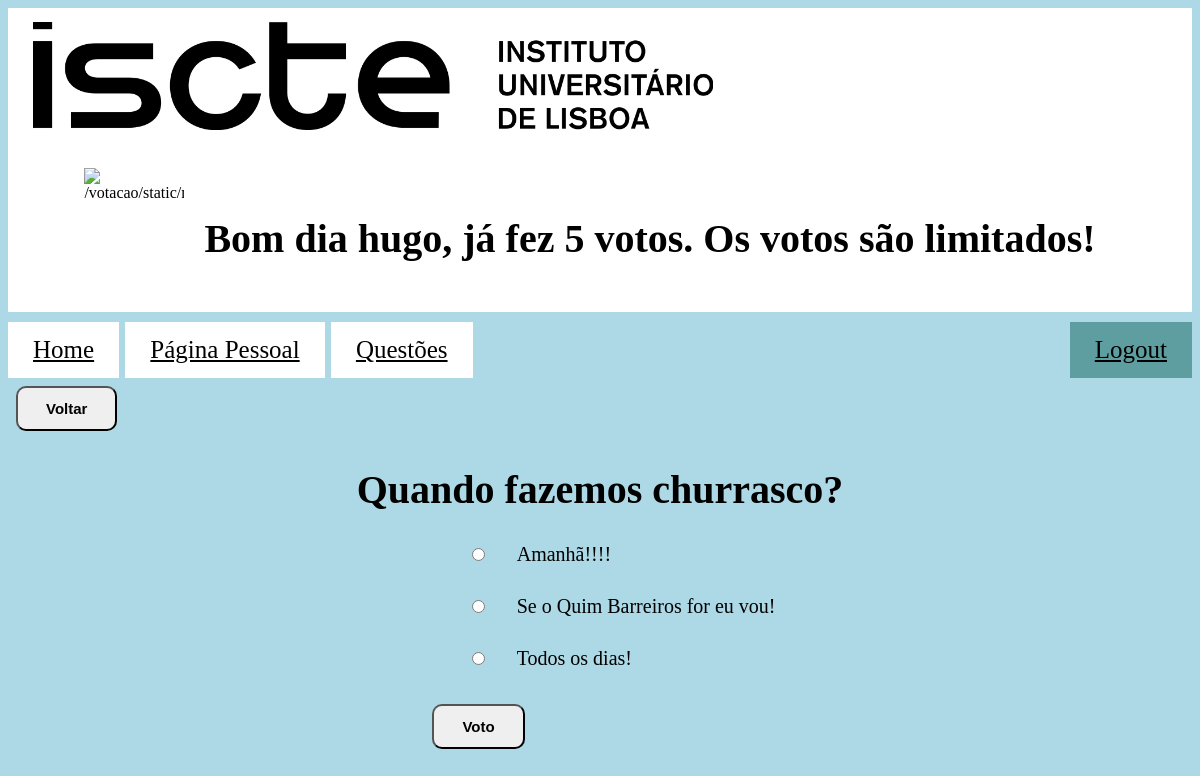
Before: /votacao/3 (signed in) with the older database file.
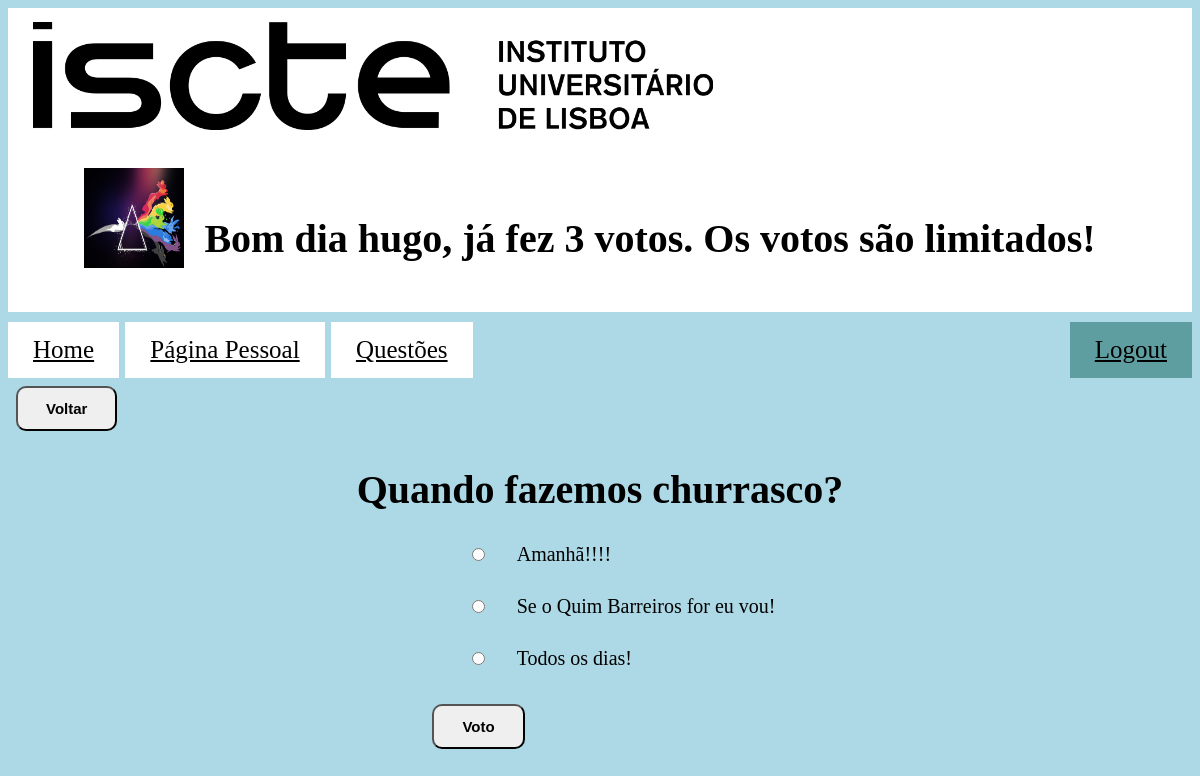
After: the same page with the newer database file.
### votacao/models.py (models this page shows)
class Aluno(models.Model):
    user = models.OneToOneField(User, on_delete=models.CASCADE)
    curso = models.CharField(max_length=100)
    numero_grupo=12
    grupo = models.IntegerField(default=numero_grupo)
    votos = models.IntegerField(default=numero_grupo + 10)
    avatar = models.CharField(default='default', max_length=1000)

### votacao/views.py (the view)
# urls.py: path('<int:questao_id>', views.detalhe, name='detalhe'),
@login_required(login_url='/votacao/')
def detalhe(request, questao_id):
    questao = get_object_or_404(Questao, pk=questao_id)
    aluno = Aluno.objects.get(user_id=request.user.id)
    resultado = aluno.grupo + 10 - aluno.votos
    context = {
        'aluno': aluno,
        "resultado": resultado,
        "questao": questao}
    return render(request, 'votacao/detalhe.html', context)

### votacao/templates/votacao/detalhe.html (shortened to what this page needs)
{% extends "votacao/index.html" %}
{% block navegacao %}
<a href="{% url 'votacao:index' %}">Home</a>
{% endblock %}
{% block conteudo %}
<h1>{{ questao.questao_texto }}</h1>
<form action="{% url 'votacao:voto' questao.id %}" method="post">
    {% for opcao in questao.opcao_set.all %}
        <p style="text-align: left">
             <input type="radio" name="opcao" id="opcao{{ forloop.counter }}" value="{{ opcao.id }}" />
            <label for="opcao{{ forloop.counter }}">{{ opcao.opcao_texto }}</label>
        </p>
        <br>
    {% endfor %}
    {% if not user.is_superuser %}
        <input type="submit" value="Voto" />
    {% endif %}
</form>
{% endblock %}

### votacao/templates/votacao/index.html (shortened to what this page needs)
<!DOCTYPE html>
<html lang="en">
<head>
    {% load static %}
    <link rel="stylesheet" type="text/css" href="{% static 'votacao/css/styles.css' %}">
</head>
<header>
    <a href="https://www.iscte-iul.pt/">{% load static %}
        <img class="logo" src="{% static 'votacao/images/iscte.gif' %}" alt="image not found"
             title="https://www.iscte-iul.pt/">
    </a>
    <div class="container">
        {% if user.is_authenticated %}
        <h1>Bom dia
            <span id="username" onclick="showProfilePic()">{{request.user.username}}</span>,
            {% if not request.user.is_superuser %}
            {% if resultado == 1 %}
            já fez {{resultado}} voto. Os votos são limitados!
            {% elif resultado == 0 %}
            ainda não fez nenhum voto. Os votos são limitados!
            {% else %}
            já fez {{resultado}} votos. Os votos são limitados!
            {% endif %}
            {% endif %}
        </h1>
        {% if not request.user.is_superuser %}
        {% with aluno.avatar|truncatewords:7 as data %}
        {% if data == "default" or request.path == "/votacao/" or request.path == "/votacao/registo/"%}
        {% load static %} <img src="{% static 'votacao/images/default_avatar.jpg' %}">
        {% else %}
        <img id="aluno.avatar" src="{{aluno.avatar}}" alt="{{aluno.avatar}}" height="100" width="100"
             style="visibility: visible;" ondblclick="hiddeProfilePic()">
        {% endif %}
        {% endwith %}
        {% endif %}
    </div>
    {% else %}
    <div>
        <h1>
            O utilizador não está logado
        </h1>
    </div>
    {% endif %}
</header>
<body>
<nav>
    <div>
        {% block navegacao %}
        {% endblock %}
        {% if request.path != "/votacao/" and request.path != "/votacao/registo/" %}
        <a href="{% url 'votacao:paginapessoal' %}"> Página Pessoal</a>
        <a href="{% url 'votacao:index' %}">Questões</a>
        <a style="float:right; background-color:cadetblue" href="{% url 'votacao:logout' %}"> Logout</a>
        {% endif %}
        {% if request.path != "/votacao/main/" and request.path != "/votacao/" %}
        <p>
            <input type=button value="Voltar" onClick="javascript:history.go(-1);">
        </p>
        {% endif %}
    </div>
</nav>
{% block conteudo %}{% endblock %}
</body>
</html>

Changed rows visible on the page:
now on this page (row edited): Aluno: avatar (picture)
Other visible differences:
{{ resultado }}: "5" → "3"
